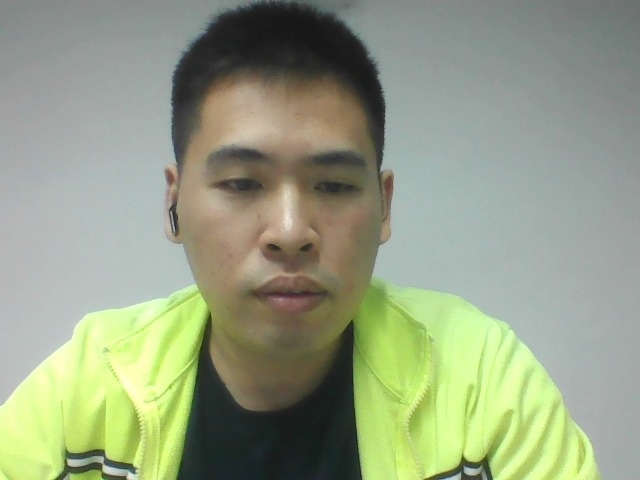
#> input picture sasc/faces/abc123/abc123_1.jpg, 640 x 480 px; its folder holds only this picture in this run
$ python -i function.py   (imports and definitions only)
#> lines starting #> are read from the running program, lines starting #| are printed output that depends on the picture
#> further down, picture is the input picture: shape (480, 640, 3); mean B, G, R 131.9, 158.8, 149.6
import cv2
import numpy as np
from flask import flash
import os


# Initialize the Haar Cascade
face_cascade = cv2.CascadeClassifier(cv2.data.haarcascades + 'haarcascade_frontalface_default.xml')

# Preprocessing helper function
def preprocess_face(image):
    # Convert to grayscale
    gray = cv2.cvtColor(image, cv2.COLOR_BGR2GRAY)
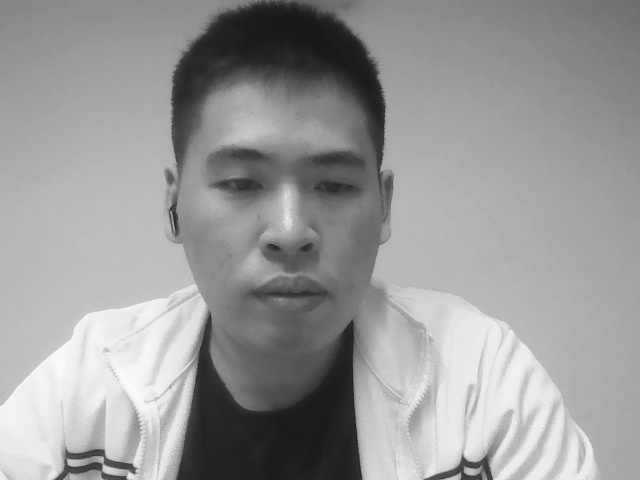
#> gray: shape (480, 640); min 21, max 252, mean 153
    # Normalize lighting
    gray = cv2.equalizeHist(gray)
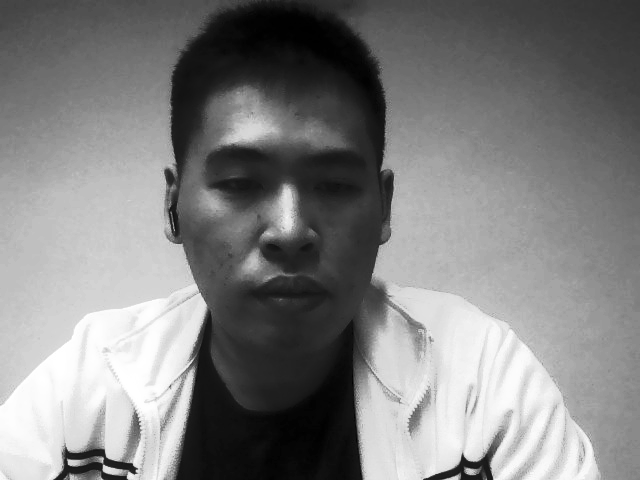
#> gray: shape (480, 640); min 0, max 255, mean 128.5
    # Resize to a consistent size (e.g., 100x100)
    resized_face = cv2.resize(gray, (100, 100))
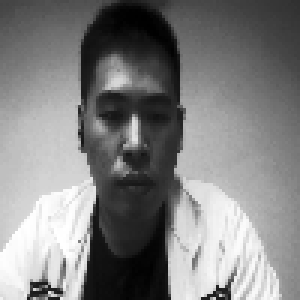
#> resized_face: shape (100, 100) (shown 3 times larger); min 0, max 255, mean 128.4
    return resized_face

# Function to capture face images for training
# [97 lines left out: functions capture_face, load_student_faces, recognize_student_with_details, not called in this run]

>>> import cv2
>>> picture = cv2.imread('faces/abc123/abc123_1.jpg')
>>> result = preprocess_face(picture)
